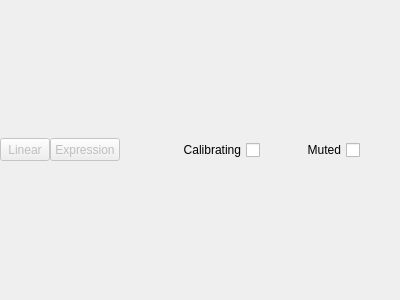
<?xml version="1.0" encoding="UTF-8"?>
<ui version="4.0">
 <class>ModeEditor</class>
 <widget class="QWidget" name="ModeEditor">
  <property name="geometry">
   <rect>
    <x>0</x>
    <y>0</y>
    <width>400</width>
    <height>300</height>
   </rect>
  </property>
  <property name="sizePolicy">
   <sizepolicy hsizetype="Expanding" vsizetype="Preferred">
    <horstretch>1</horstretch>
    <verstretch>0</verstretch>
   </sizepolicy>
  </property>
  <property name="windowTitle">
   <string>Form</string>
  </property>
  <layout class="QHBoxLayout" name="horizontalLayout">
   <property name="spacing">
    <number>0</number>
   </property>
   <property name="leftMargin">
    <number>0</number>
   </property>
   <property name="topMargin">
    <number>0</number>
   </property>
   <property name="rightMargin">
    <number>0</number>
   </property>
   <property name="bottomMargin">
    <number>0</number>
   </property>
   <item>
    <widget class="QToolButton" name="modeButtonLinear">
     <property name="enabled">
      <bool>false</bool>
     </property>
     <property name="sizePolicy">
      <sizepolicy hsizetype="Fixed" vsizetype="Fixed">
       <horstretch>20</horstretch>
       <verstretch>0</verstretch>
      </sizepolicy>
     </property>
     <property name="minimumSize">
      <size>
       <width>50</width>
       <height>23</height>
      </size>
     </property>
     <property name="text">
      <string>Linear</string>
     </property>
    </widget>
   </item>
   <item>
    <widget class="QToolButton" name="modeButtonExpression">
     <property name="enabled">
      <bool>false</bool>
     </property>
     <property name="sizePolicy">
      <sizepolicy hsizetype="Fixed" vsizetype="Fixed">
       <horstretch>20</horstretch>
       <verstretch>0</verstretch>
      </sizepolicy>
     </property>
     <property name="minimumSize">
      <size>
       <width>50</width>
       <height>23</height>
      </size>
     </property>
     <property name="text">
      <string>Expression</string>
     </property>
    </widget>
   </item>
   <item>
    <spacer name="horizontalSpacer_2">
     <property name="orientation">
      <enum>Qt::Horizontal</enum>
     </property>
     <property name="sizeType">
      <enum>QSizePolicy::Fixed</enum>
     </property>
     <property name="sizeHint" stdset="0">
      <size>
       <width>40</width>
       <height>20</height>
      </size>
     </property>
    </spacer>
   </item>
   <item>
    <widget class="QCheckBox" name="checkBoxCalibrating">
     <property name="sizePolicy">
      <sizepolicy hsizetype="Fixed" vsizetype="Fixed">
       <horstretch>0</horstretch>
       <verstretch>0</verstretch>
      </sizepolicy>
     </property>
     <property name="minimumSize">
      <size>
       <width>100</width>
       <height>0</height>
      </size>
     </property>
     <property name="layoutDirection">
      <enum>Qt::RightToLeft</enum>
     </property>
     <property name="text">
      <string>Calibrating</string>
     </property>
    </widget>
   </item>
   <item>
    <widget class="QCheckBox" name="checkBoxMuted">
     <property name="minimumSize">
      <size>
       <width>100</width>
       <height>0</height>
      </size>
     </property>
     <property name="layoutDirection">
      <enum>Qt::RightToLeft</enum>
     </property>
     <property name="text">
      <string>Muted</string>
     </property>
    </widget>
   </item>
   <item>
    <spacer name="horizontalSpacer">
     <property name="orientation">
      <enum>Qt::Horizontal</enum>
     </property>
     <property name="sizeHint" stdset="0">
      <size>
       <width>40</width>
       <height>20</height>
      </size>
     </property>
    </spacer>
   </item>
  </layout>
 </widget>
 <resources/>
 <connections/>
</ui>
